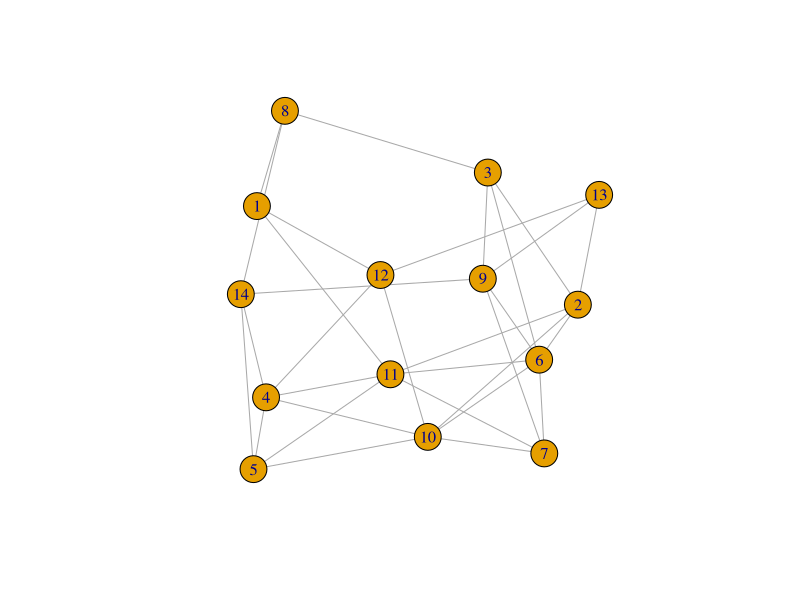

Write R code to recreate this figure. (Note: this script raises an error after producing the figure.)

## Transform a group variable into a list of vertex indices
#to_vertex_ids_list <- function(var) {
#  sapply(unique(var), function(i) { (which(var==i)) })
#}


## EXAMPLES

library(igraph)

## Random graph
g <- sample_gnp(14, 0.35)
plot(g)
res <- reso(g)
res
plot_reso(g, res)

## Random graph, directed, strong connectivity
g <- sample_gnp(14, 0.15, directed = TRUE)
plot(g)
res <- reso(g, type="strong")
res
plot_reso(g, res)

## Nolay graph
g2 <- read_graph(file="examples/graphs/nolay_comp1.txt", format="edgelist", directed=FALSE)
V(g2)$name <- as.character(c(30,31,77,32,110,34,90,70,103,109))
plot(g2)
res <- reso(g2)
plot_reso(g2, res)

## Gollac 1988 graph
g3 <- read_graph(file="examples/graphs/gollac_1988.txt", format="edgelist", n = 7, directed=TRUE)
V(g3)$name <- c("Inconnue", "Ouvriers", "Employés", "Interm", "Cadres", "Indep", "Agriculteurs")
plot(g3)
res <- reso(g3)
plot_reso(g3, res)
res <- reso(g3, type="strong")
plot_reso(g3, res)

## Directed graph, strong connexity
g3 <- read_graph(file="examples/graphs/directed_strong.txt", format="edgelist", directed=TRUE)
V(g3)$name <- as.character(c(13,7,1,11,12,9))
plot(g3)
res <- reso(g3, type="strong")
plot_reso(g3, res)



